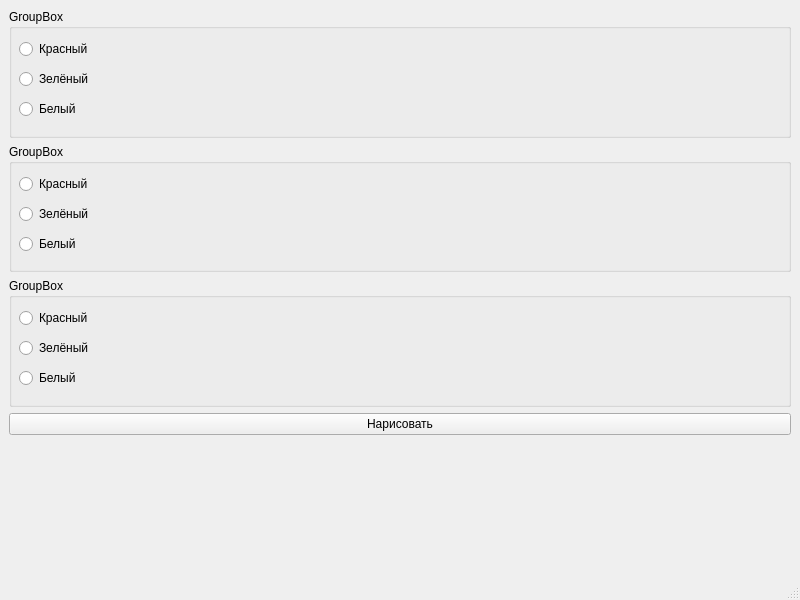
<?xml version="1.0" encoding="UTF-8"?>
<ui version="4.0">
 <class>MainWindow</class>
 <widget class="QMainWindow" name="MainWindow">
  <property name="geometry">
   <rect>
    <x>0</x>
    <y>0</y>
    <width>800</width>
    <height>600</height>
   </rect>
  </property>
  <property name="windowTitle">
   <string>MainWindow</string>
  </property>
  <widget class="QWidget" name="centralwidget">
   <layout class="QVBoxLayout" name="verticalLayout">
    <item>
     <widget class="QGroupBox" name="groupBox">
      <property name="title">
       <string>GroupBox</string>
      </property>
      <widget class="QRadioButton" name="rb1_green">
       <property name="geometry">
        <rect>
         <x>10</x>
         <y>60</y>
         <width>99</width>
         <height>20</height>
        </rect>
       </property>
       <property name="text">
        <string>Зелёный</string>
       </property>
      </widget>
      <widget class="QRadioButton" name="rb1_white">
       <property name="geometry">
        <rect>
         <x>10</x>
         <y>90</y>
         <width>99</width>
         <height>20</height>
        </rect>
       </property>
       <property name="text">
        <string>Белый</string>
       </property>
      </widget>
      <widget class="QRadioButton" name="rb1_red">
       <property name="geometry">
        <rect>
         <x>10</x>
         <y>30</y>
         <width>99</width>
         <height>20</height>
        </rect>
       </property>
       <property name="text">
        <string>Красный</string>
       </property>
      </widget>
     </widget>
    </item>
    <item>
     <widget class="QGroupBox" name="groupBox_2">
      <property name="title">
       <string>GroupBox</string>
      </property>
      <widget class="QRadioButton" name="rb2_red">
       <property name="geometry">
        <rect>
         <x>10</x>
         <y>30</y>
         <width>99</width>
         <height>20</height>
        </rect>
       </property>
       <property name="text">
        <string>Красный</string>
       </property>
      </widget>
      <widget class="QRadioButton" name="rb2_green">
       <property name="geometry">
        <rect>
         <x>10</x>
         <y>60</y>
         <width>99</width>
         <height>20</height>
        </rect>
       </property>
       <property name="text">
        <string>Зелёный</string>
       </property>
      </widget>
      <widget class="QRadioButton" name="rb2_white">
       <property name="geometry">
        <rect>
         <x>10</x>
         <y>90</y>
         <width>99</width>
         <height>20</height>
        </rect>
       </property>
       <property name="text">
        <string>Белый</string>
       </property>
      </widget>
     </widget>
    </item>
    <item>
     <widget class="QGroupBox" name="groupBox_3">
      <property name="title">
       <string>GroupBox</string>
      </property>
      <widget class="QRadioButton" name="rb3_red">
       <property name="geometry">
        <rect>
         <x>10</x>
         <y>30</y>
         <width>99</width>
         <height>20</height>
        </rect>
       </property>
       <property name="sizePolicy">
        <sizepolicy hsizetype="Fixed" vsizetype="Fixed">
         <horstretch>0</horstretch>
         <verstretch>0</verstretch>
        </sizepolicy>
       </property>
       <property name="text">
        <string>Красный</string>
       </property>
      </widget>
      <widget class="QRadioButton" name="rb3_green">
       <property name="geometry">
        <rect>
         <x>10</x>
         <y>60</y>
         <width>99</width>
         <height>20</height>
        </rect>
       </property>
       <property name="text">
        <string>Зелёный</string>
       </property>
      </widget>
      <widget class="QRadioButton" name="rb3_white">
       <property name="geometry">
        <rect>
         <x>10</x>
         <y>90</y>
         <width>99</width>
         <height>20</height>
        </rect>
       </property>
       <property name="text">
        <string>Белый</string>
       </property>
      </widget>
     </widget>
    </item>
    <item>
     <widget class="QPushButton" name="btn_draw">
      <property name="text">
       <string>Нарисовать</string>
      </property>
     </widget>
    </item>
    <item>
     <widget class="QLabel" name="label_result">
      <property name="text">
       <string/>
      </property>
     </widget>
    </item>
   </layout>
  </widget>
  <widget class="QMenuBar" name="menubar">
   <property name="geometry">
    <rect>
     <x>0</x>
     <y>0</y>
     <width>800</width>
     <height>36</height>
    </rect>
   </property>
  </widget>
  <widget class="QStatusBar" name="statusbar"/>
 </widget>
 <resources/>
 <connections/>
</ui>
